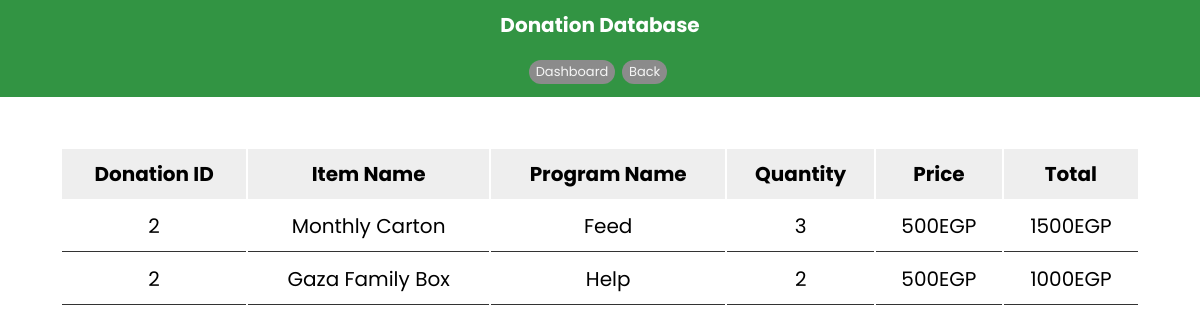
The page /Controller/DonationDetailsController.php?id=2 (signed in) on the database its author committed.
### tables this page shows
CREATE TABLE `donation_details` (
  `id` int(10) UNSIGNED NOT NULL,
  `donation_id` int(10) UNSIGNED NOT NULL,
  `item_id` int(10) UNSIGNED NOT NULL,
  `Qty` int(10) UNSIGNED NOT NULL,
  `price` float UNSIGNED NOT NULL
);

CREATE TABLE `item` (
  `id` int(10) UNSIGNED NOT NULL,
  `item_name` varchar(128) DEFAULT NULL,
  `item_cost` float UNSIGNED DEFAULT NULL,
  `amount` mediumint(128) UNSIGNED DEFAULT NULL,
  `program_id` int(10) UNSIGNED NOT NULL
);

CREATE TABLE `program` (
  `id` int(10) UNSIGNED NOT NULL,
  `program_name` varchar(128) DEFAULT NULL,
  `description` varchar(1024) NOT NULL,
  `hash` varchar(64) NOT NULL
);

### Model/pdo.php (called while the page is built)
<?php
class Singleton
{
    private static $pdo;
    public static function getpdo()
    {
        if (self::$pdo == null)
            self::$pdo = new PDO('mysql:host=localhost;port=3306;dbname=foodbank', 'root', '');
        return self::$pdo;
    }
}

### Model/ItemModel.php (called while the page is built, shortened)
<?php
require_once "pdo.php";
class ItemModel extends ModifiableAbstModel
{
    private $program_id;
    private $item_name;
    public function __construct($program_id = 0, $item_name = "", $item_cost = 0, $amount = 0)
    {
        $this->program_id = $program_id;
        $this->item_name = $item_name;
    }
    public function read()
    {
        $sql = "SELECT * FROM " . self::table . " WHERE id = :id";
        $stmt = Singleton::getpdo()->prepare($sql);
        $stmt->execute(['id' => $this->id]);
        if ($stmt->rowCount() == 0)
            return 0;
        else {
            $row = $stmt->fetch(PDO::FETCH_ASSOC);
            $this->program_id = $row['program_id'];
            $this->item_name = $row['item_name'];
            return 1;
        }
    }
    public function getItemName()
    {
        return $this->item_name;
    }
    public function getProgramID()
    {
        return $this->program_id;
    }
}

### Model/ModifiableAbstModel.php (called while the page is built, shortened)
<?php
abstract class ModifiableAbstModel implements ImodifiableModel
{
    public function getById($id)
    {
        return $this->read();
    }
}

### Model/DonationDetailsModel.php (called while the page is built, shortened)
<?php
require_once "pdo.php";
require_once "ModifiableAbstModel.php";
require_once "ItemModel.php";
class DonationDetailsModel extends ModifiableAbstModel
{
    public static function view_all_id($id)
    {
        $sql = "SELECT * FROM " . self::table . " WHERE donation_id = :id";
        $stmt = Singleton::getpdo()->prepare($sql);
        $stmt->execute(['id' => $id]);
        return $stmt->fetchAll(PDO::FETCH_ASSOC);
    }
}

### Model/ProgramModel.php (called while the page is built, shortened)
<?php
require_once "pdo.php";
require_once "ModifiableAbstModel.php";
class ProgramModel extends ModifiableAbstModel
{
    public static function get_ProgramName($id)
    {
        $sql = "SELECT program_name FROM " . self::table . " WHERE id = :id";
        $stmt = Singleton::getpdo()->prepare($sql);
        $stmt->execute(['id' => $id]);
        $row = $stmt->fetch(PDO::FETCH_ASSOC);
        return $row['program_name'];
    }
}

### View/DonationDetailsView.php (the view, shortened to what this page needs)
<?php
require_once "../Model/ProgramModel.php";
require_once "../Model/ItemModel.php";
class DonationDetailsView extends ViewAbst
{
    function ShowDonationDetailsTable($rows)
    {
        $itemModel = new ItemModel();
        echo ('
            <!DOCTYPE html>
            <html lang="en">
            <head>
                    <meta charset="UTF-8">
                    <meta http-equiv="X-UA-Compatible" content="IE=edge">
                    <meta name="viewport" content="width=device-width, initial-scale=1.0">
                    <link rel="stylesheet" href="../CSS/CRUD.css">
                    <link rel="stylesheet" href="https://cdnjs.cloudflare.com/ajax/libs/font-awesome/6.5.2/css/all.min.css">
                    <link rel="icon" href="../Resources/logo.ico">
                    <title>Donation Details</title>
            </head>
            <body>
                <header>
                        <h1>Donation Database</h1>
                        <nav>
                            <ul>
                                <a href="../Controller/AdminController.php"><li>Dashboard</li></a>
                                <a href="../Controller/DonationController.php"><li>Back</li></a>
                            </ul>
                        </nav>
                </header>
                <div class="container">
                    <div class="object-display">
                        <table class="object-display-table">
                            <thead>
                            <tr>
                                <th>Donation ID</th>
                                <th>Item Name</th>
                                <th>Program Name</th>
                                <th>Quantity</th>
                                <th>Price</th>
                                <th>Total</th>
                            </tr>
                            </thead>
        ');
        foreach ($rows as $row) {
            $itemModel->getById($row['item_id']);
            echo ('
                            <tr>
                                <td>' . $row['donation_id'] . '</td>
                                <td>' . $itemModel->getItemName() . '</td>
                                <td>' . ProgramModel::get_ProgramName($itemModel->getProgramID()) . '</td>
                                <td>' . $row['Qty'] . '</td>
                                <td>' . $row['price'] . 'EGP</td>
                                <td>' . $row['Qty'] * $row['price'] . 'EGP</td>
                            </tr>
            ');
        }
    }
}

### CSS/CRUD.css (style rules this page uses)
:root { --green: #27ae60; --black: #333; --white: #fff; --bg-color: #eee; --box-shadow: 0 0.5rem 1rem rgba(0, 0, 0, 0.1); --border: 0.1rem solid var(--black); }
* { font-family: "Poppins", sans-serif; margin: 0; padding: 0; box-sizing: border-box; outline: none; border: none; text-decoration: none; text-transform: capitalize; }
header { background-color: #329443; color: #fff; padding: 10px; text-align: center; }
html { font-size: 62.5%; overflow-x: hidden; }
li { display: inline-block; width: auto; cursor: pointer; border-radius: 5rem; margin-top: 1rem; margin-bottom: 0.3rem; margin-right: 0.4rem; font-size: small; padding: 0.2rem 0.7rem; background: rgb(139, 139, 139); color: rgb(245, 245, 245); text-align: center; }
.container { width: 95%; padding: 3rem; margin: 0 auto; }
.object-display { margin: 2rem 0; }
.object-display .object-display-table { width: 100%; text-align: center; }
.object-display .object-display-table thead { background: var(--bg-color); }
.object-display .object-display-table th { padding: 1rem; font-size: 2rem; }
.object-display .object-display-table td { padding: 1rem; font-size: 2rem; border-bottom: var(--border); }
h1 { margin-bottom: 1rem; }

### rows shown on the page
donation_details: donation "2", item.item_name "Monthly Carton", item.program_name "Feed", Qty "3", price "500", $row['Qty'] * $row['price'] "1500"
donation_details: donation "2", item.item_name "Gaza Family Box", item.program_name "Help", Qty "2", price "500", $row['Qty'] * $row['price'] "1000"
